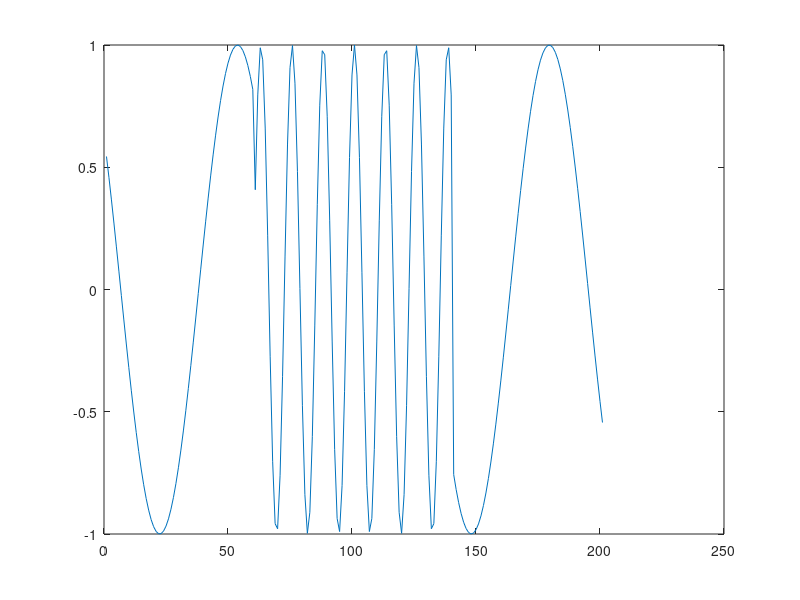

MATLAB code for this plot:
function y = f3
i = 0;
for t=-10:0.1:10
    i = i + 1

    if (t >= -10 && t<-4) || (t>=4 && t<=10)
        y(i) = sin(t);
    elseif t>=-4 && t<4
        y(i) = cos(5*t);
    end
end

plot(y)